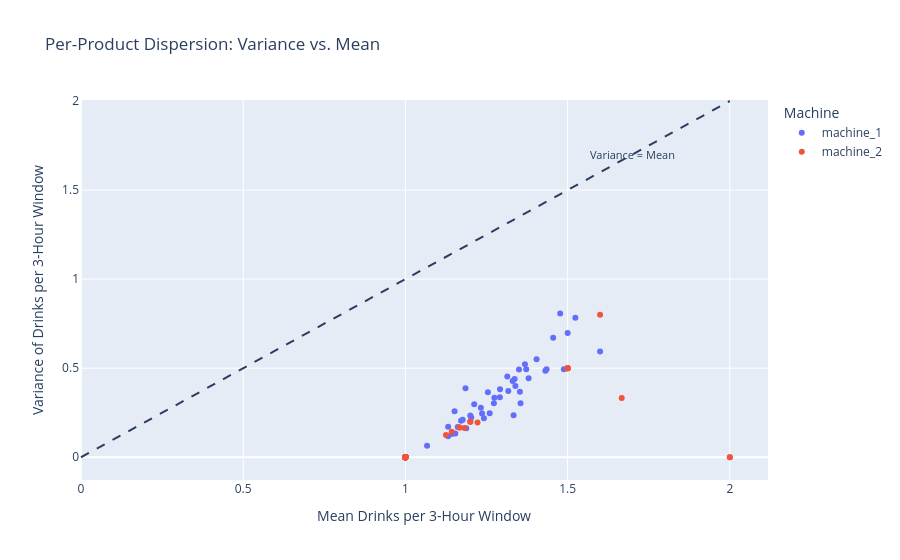

This figure's notebook cell:
### Markdown cell above
The vast majority of product-level cells are zero. Most non-zero cells contain
exactly 1 sale. Asking a model to distinguish between 0 and 1 at this granularity
is not useful for stocking decisions.

Next we check dispersion (variance / mean) at the product level. For a Poisson
model to be appropriate, dispersion should be close to 1.0.

### Code cell
stats_product = (
    bucket_counts
    .groupby(["machine_id", "hour_bucket", "coffee_name"], as_index=False)
    .agg(mean=("count", "mean"), variance=("count", "var"), n_days=("count", "size"))
    .fillna({"variance": 0.0})
)
stats_product["dispersion"] = np.where(
    stats_product["mean"] > 0,
    stats_product["variance"] / stats_product["mean"],
    np.nan,
)

disp_summary = stats_product.groupby("machine_id", as_index=False).agg(
    median_dispersion=("dispersion", "median"),
    mean_dispersion=("dispersion", "mean"),
)
print("Dispersion at the per-product level:")
display(disp_summary)

fig = px.scatter(
    stats_product,
    x="mean",
    y="variance",
    color="machine_id",
    hover_data=["hour_bucket", "coffee_name", "dispersion"],
    title="Per-Product Dispersion: Variance vs. Mean",
    labels={
        "mean": "Mean Drinks per 3-Hour Window",
        "variance": "Variance of Drinks per 3-Hour Window",
        "machine_id": "Machine",
    },
)
mx = float(stats_product["mean"].max() or 1)
fig.add_shape(type="line", x0=0, y0=0, x1=mx, y1=mx, line=dict(dash="dash"), name="Var = Mean")
fig.add_annotation(x=mx * 0.85, y=mx * 0.85, text="Variance = Mean", showarrow=False, font=dict(size=11))
fig.show()

### Figure 1 — Plotly figure (JSON) as saved in the notebook; plotly's stock layout.template omitted (floating-point values rounded to 4 significant figures; data arrays with more than 128 entries replaced by an {"elided": "..."} marker saying what was removed)
{"data": [{"customdata": {"elided": "48x3 mixed values"}, "hovertemplate": "Machine=machine_1<br>Mean Drinks per 3-Hour Window=%{x}<br>Variance of Drinks per 3-Hour Window=%{y}<br>hour_bucket=%{customdata[0]}<br>coffee_name=%{customdata[1]}<br>dispersion=%{customdata[2]}<extra></extra>", "legendgroup": "machine_1", "marker": {"color": "#636efa", "symbol": "circle"}, "mode": "markers", "name": "machine_1", "orientation": "v", "showlegend": true, "type": "scatter", "x": [1.488, 1.161, 1.132, 1.188, 1.132, 1.0, 1.0, 1.242, 1.477, 1.5, 1.203, 1.212, 1.291, 1.152, 1.154, 1.236, 1.455, 1.331, 1.26, 1.355, 1.292, 1.067, 1.185, 1.35, 1.524, 1.337, 1.38, 1.233, 1.171, 1.2, 1.368, 1.435, 1.317, 1.314, 1.372, 1.404, 1.273, 1.143, 1.254, 1.431, 1.333, 1.339, 1.176, 1.353, 1.143, 1.0, 1.6, 1.274], "xaxis": "x", "y": [0.4939, 0.1703, 0.1174, 0.1625, 0.1714, 0.0, 0.0, 0.2192, 0.8073, 0.6971, 0.2229, 0.2973, 0.3372, 0.2576, 0.1336, 0.2453, 0.6705, 0.4283, 0.2474, 0.3032, 0.3812, 0.06437, 0.3875, 0.4924, 0.7826, 0.439, 0.4437, 0.278, 0.205, 0.2345, 0.5226, 0.4938, 0.372, 0.4532, 0.4943, 0.5504, 0.303, 0.1319, 0.3653, 0.4853, 0.2353, 0.4004, 0.2103, 0.3676, 0.1319, 0.0, 0.5931, 0.3334], "yaxis": "y"}, {"customdata": {"elided": "93x3 mixed values"}, "hovertemplate": "Machine=machine_2<br>Mean Drinks per 3-Hour Window=%{x}<br>Variance of Drinks per 3-Hour Window=%{y}<br>hour_bucket=%{customdata[0]}<br>coffee_name=%{customdata[1]}<br>dispersion=%{customdata[2]}<extra></extra>", "legendgroup": "machine_2", "marker": {"color": "#EF553B", "symbol": "circle"}, "mode": "markers", "name": "machine_2", "orientation": "v", "showlegend": true, "type": "scatter", "x": [1.0, 1.0, 1.0, 1.0, 1.0, 1.0, 1.0, 1.0, 1.0, 1.0, 1.0, 1.182, 1.0, 1.0, 1.0, 1.0, 1.0, 1.0, 1.0, 1.125, 1.0, 1.0, 1.0, 1.0, 1.5, 1.0, 1.0, 1.0, 1.2, 1.0, 1.0, 1.0, 1.0, 1.0, 1.0, 1.0, 1.0, 1.143, 1.5, 1.0, 1.0, 1.667, 1.0, 1.0, 1.6, 1.5, 1.222, 1.0, 1.0, 1.0, 1.0, 1.0, 1.0, 1.0, 1.0, 1.0, 1.0, 1.0, 1.0, 1.0, 1.0, 1.167, 1.0, 1.0, 1.0, 1.0, 1.167, 1.5, 1.0, 1.0, 2.0, 1.0, 1.0, 1.0, 1.0, 1.0, 1.0, 1.0, 2.0, 1.0, 1.0, 1.0, 1.0, 1.2, 1.0, 1.0, 1.0, 1.0, 1.0, 1.0, 1.0, 1.5, 1.0], "xaxis": "x", "y": [0.0, 0.0, 0.0, 0.0, 0.0, 0.0, 0.0, 0.0, 0.0, 0.0, 0.0, 0.1636, 0.0, 0.0, 0.0, 0.0, 0.0, 0.0, 0.0, 0.125, 0.0, 0.0, 0.0, 0.0, 0.5, 0.0, 0.0, 0.0, 0.2, 0.0, 0.0, 0.0, 0.0, 0.0, 0.0, 0.0, 0.0, 0.1429, 0.5, 0.0, 0.0, 0.3333, 0.0, 0.0, 0.8, 0.5, 0.1944, 0.0, 0.0, 0.0, 0.0, 0.0, 0.0, 0.0, 0.0, 0.0, 0.0, 0.0, 0.0, 0.0, 0.0, 0.1667, 0.0, 0.0, 0.0, 0.0, 0.1667, 0.5, 0.0, 0.0, 0.0, 0.0, 0.0, 0.0, 0.0, 0.0, 0.0, 0.0, 0.0, 0.0, 0.0, 0.0, 0.0, 0.2, 0.0, 0.0, 0.0, 0.0, 0.0, 0.0, 0.0, 0.5, 0.0], "yaxis": "y"}], "layout": {"annotations": [{"font": {"size": 11}, "showarrow": false, "text": "Variance = Mean", "x": 1.7, "y": 1.7}], "legend": {"title": {"text": "Machine"}, "tracegroupgap": 0}, "shapes": [{"line": {"dash": "dash"}, "name": "Var = Mean", "type": "line", "x0": 0, "x1": 2.0, "y0": 0, "y1": 2.0}], "title": {"text": "Per-Product Dispersion: Variance vs. Mean"}, "xaxis": {"anchor": "y", "domain": [0.0, 1.0], "title": {"text": "Mean Drinks per 3-Hour Window"}}, "yaxis": {"anchor": "x", "domain": [0.0, 1.0], "title": {"text": "Variance of Drinks per 3-Hour Window"}}}}
